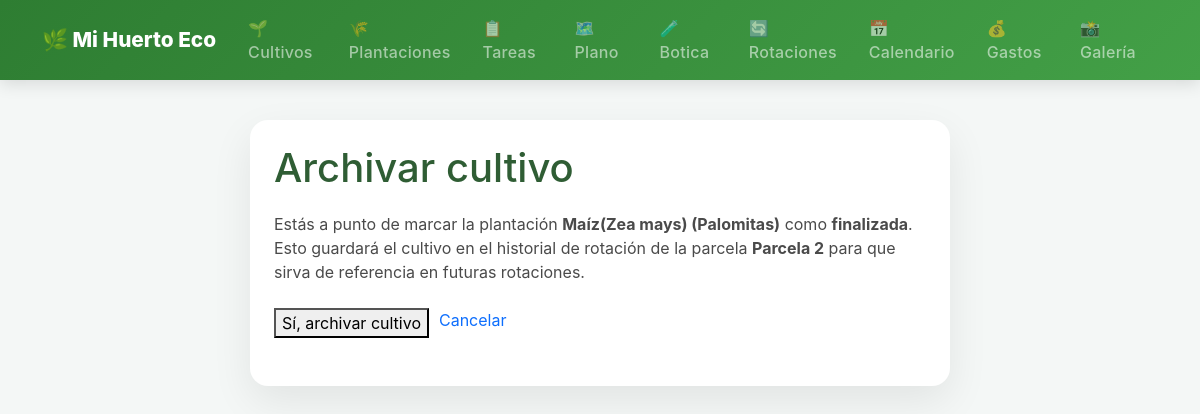
/plantaciones/16/archivar/, run on the app's committed database.
### gestion_huerto/models.py (models this page shows, shortened)
class Plantacion(models.Model):
    PROCEDENCIA_CHOICES = [
        ('semilla_propia', 'Semilla Propia'),
        ('compra_local', 'Compra Local'),
        ('ajero corella', 'Ajero Corella'),
        ('piensos muga', 'Piensos Muga'),
        ('cintruenigo', 'Cintruenigo'),
        ('otro', 'Otro'),
    ]
    parcela = models.ForeignKey(Parcela, on_delete=models.CASCADE, related_name='plantaciones')
    cultivo = models.ForeignKey(Cultivo, on_delete=models.CASCADE, related_name='plantaciones')
    variedad = models.ForeignKey(Variedad, on_delete=models.SET_NULL, null=True, blank=True, related_name='plantaciones')
    columna_inicio = models.PositiveIntegerField()
    fila_inicio = models.PositiveIntegerField()
    columna_fin = models.PositiveIntegerField()
    fila_fin = models.PositiveIntegerField()
    distancia_personalizada = models.DecimalField(max_digits=5, decimal_places=2, null=True, blank=True, help_text="Distancia en cm entre plantas")
    precio_unitario_cosecha = models.DecimalField(max_digits=8, decimal_places=2, null=True, blank=True)
    origen_plantel = models.CharField(
        max_length=100,
        blank=True,
        help_text="Ej: semillero propio, vivero local, intercambio, etc."
    )
    observaciones_seguimiento = models.TextField(
        blank=True,
        help_text="Resumen general del seguimiento del cultivo"
    )
    TIPO_SIEMBRA_CHOICES = [
        ('terreno', 'Siembra en terreno'),
        ('semillero', 'Siembra en semillero'),
    ]
    tipo_siembra = models.CharField(
        max_length=20,
        choices=TIPO_SIEMBRA_CHOICES,
        default='terreno',
        help_text="¿Dónde se siembra? (terreno directamente o semillero para trasplantar)"
    )
    ESTADO_CHOICES = [
        ('planificada', 'Planificada'),
        ('sembrada', 'Sembrada'),
        ('germinada', 'Germinada'),
        ('trasplantada', 'Trasplantada'),
        ('en_cultivo', 'En cultivo'),
        ('en_cosecha', 'En cosecha'),
        ('finalizada', 'Finalizada'),
        ('perdida', 'Perdida'),
    ]
    estado = models.CharField(
        max_length=20,
        choices=ESTADO_CHOICES,
        default='sembrada',
        help_text="Estado actual de la plantación"
    )
    fecha_germinado_estimado = models.DateField(null=True, blank=True, help_text="Fecha prevista para la germinación")
    fecha_germinado_real = models.DateField(null=True, blank=True, help_text="Fecha en que germinó")
    fecha_siembra = models.DateField(null=True, blank=True, help_text="Deprecated: usar fecha_siembra_real")
    fecha_trasplante = models.DateField(null=True, blank=True, help_text="Fecha de trasplante (si aplica)")
    MODO_IMPLANTACION_CHOICES = [
        ('directa', 'Siembra directa'),
        ('semillero', 'Desde semillero'),
        ('plantel', 'Plantel comprado'),
    ]
    modo_implantacion = models.CharField(
        max_length=20,
        choices=MODO_IMPLANTACION_CHOICES,
        default='directa',
        blank=False,
        verbose_name='Modo de implantación',
        help_text='Cómo entra el cultivo al terreno definitivo.'
    )
    fecha_recoleccion_inicio = models.DateField(null=True, blank=True, help_text="Fecha prevista para inicio de cosecha")
    fecha_recoleccion_esperada = models.DateField(null=True, blank=True, help_text="Deprecated: usar fecha_recoleccion_inicio")
    procedencia = models.CharField(
        max_length=20,
        choices=PROCEDENCIA_CHOICES,
        default='otro',
        help_text="Origen de la planta o semilla"
    )
    notas = models.TextField(blank=True)
    objects = PlantacionQuerySet.as_manager()
    @property
    def nombre_completo(self):
        if self.variedad:
            return f"{self.cultivo.nombre} ({self.variedad.nombre})"
        return self.cultivo.nombre
    cantidad = models.PositiveIntegerField(
    null=True, blank=True,
    help_text="Número de plantas plantadas"
    )
    class Meta:
        verbose_name = "Plantación"
        verbose_name_plural = "Plantaciones"
        ordering = ['-fecha_siembra']

class Cultivo(models.Model):
    FAMILIA_CHOICES = [
        ('solanaceas',    'Solanáceas (Tomate, Pimiento, Berenjena, Patata)'),
        ('cucurbitaceas', 'Cucurbitáceas (Calabaza, Calabacín, Pepino, Melón)'),
        ('cruciferas',    'Crucíferas (Brócoli, Repollo, Coliflor, Rábano)'),
        ('hoja',          'Hoja (Lechuga, Espinaca, Acelga)'),
        ('umbeliferas',   'Umbelíferas (Zanahoria, Apio, Perejil, Hinojo)'),
        ('leguminosas',   'Leguminosas (Haba, Guisante, Judía, Alubia)'),
        ('aliaceas',      'Alíaceas (Ajo, Cebolla, Puerro, Cebolleta)'),
        ('gramineas',     'Gramíneas (Maíz, Trigo)'),
        ('compuestas',    'Compuestas (Alcachofa, Girasol)'),
        ('otros',         'Otros'),
    ]
    TIPO_CULTIVO_CHOICES = [
        ('hortaliza', 'Hortaliza'),
        ('frutal', 'Frutal'),
        ('flor', 'Flor'),
    ]
    GRUPO_ROTACION_CHOICES = [
        ('fruto', 'Grupo A — Fruto (Solanáceas, Cucurbitáceas)'),
        ('hoja_raiz', 'Grupo B — Hoja/Raíz (Crucíferas, Lechugas, Zanahorias)'),
        ('leguminosa', 'Grupo C — Leguminosa (Fija nitrógeno)'),
        ('bulbo', 'Grupo D — Bulbo/Limpieza (Aliáceas)'),
    ]
    grupo_rotacion = models.CharField(
        max_length=20,
        choices=GRUPO_ROTACION_CHOICES,
        blank=True,
        help_text="Grupo de rotación al que pertenece el cultivo"
    )
    tipo_cultivo = models.CharField(
        max_length=20,
        choices=TIPO_CULTIVO_CHOICES,
        default='hortaliza',
        help_text="Hortaliza, frutal o flor"
    )
    es_perenne = models.BooleanField(
        default=False,
        help_text="Marca si la planta permanece varios años (ej. frutales, aromáticas perennes)"
    )
    nombre = models.CharField(max_length=100, unique=True)
    familia = models.CharField(max_length=20, choices=FAMILIA_CHOICES, default='otros')
    emoji = models.CharField(max_length=10, blank=True, default='🌱')
    requiere_trasplante = models.BooleanField(default=False)
    clasificacion_rotacion = models.CharField(max_length=100, blank=True)
    epoca_siembra = models.CharField(max_length=50, blank=True)
    epoca_trasplante = models.CharField(max_length=50, blank=True)
    epoca_recoleccion = models.CharField(max_length=50, blank=True)
    dias_ciclo = models.PositiveIntegerField(null=True, blank=True)
    marco_plantacion = models.CharField(max_length=100, blank=True)
    distancia_plantas = models.PositiveIntegerField(null=True, blank=True)
    distancia_lineas = models.PositiveIntegerField(null=True, blank=True)
    profundidad_siembra = models.CharField(max_length=50, blank=True)
    meses_siembra = models.CharField(max_length=50, blank=True)
    meses_trasplante = models.CharField(max_length=50, blank=True)
    meses_recoleccion = models.CharField(max_length=50, blank=True)
    temp_min_germinacion = models.PositiveIntegerField(null=True, blank=True)
    temp_optima_germinacion = models.PositiveIntegerField(null=True, blank=True)
    temp_max_germinacion = models.PositiveIntegerField(null=True, blank=True)
    tiempo_germinacion = models.PositiveIntegerField(null=True, blank=True)
    riego = models.TextField(blank=True)
    abono = models.TextField(blank=True)
    mantenimiento = models.TextField(blank=True)
    plagas_comunes = models.TextField(blank=True)
    enfermedades_comunes = models.TextField(blank=True)
    observaciones = models.TextField(blank=True)
    notas_locales = models.TextField(blank=True)
    NO_RIEGO_INICIAL = {
        'patata', 'patatas',
        'judia', 'judias', 'judía', 'judías',
        'maiz', 'maíz',
    }
    class Meta:
        verbose_name = "Cultivo"
        verbose_name_plural = "Cultivos"
        ordering = ['nombre']

class Variedad(models.Model):
    nombre = models.CharField(max_length=100)
    cultivo = models.ForeignKey(Cultivo, on_delete=models.CASCADE, related_name='variedades')
    notas_locales = models.TextField(blank=True)
    class Meta:
        verbose_name = "Variedad"
        verbose_name_plural = "Variedades"
        unique_together = ['nombre', 'cultivo']

class Parcela(models.Model):
    TIPO_TABLA_CHOICES = [
        (1, 'Tabla 1 (17x12 Rectangular)'),
        (2, 'Tabla 2 (Trapezoidal 6-12m)'),
        (3, 'Tabla 3 (Irregular 12-6m)'),
    ]
    nombre = models.CharField(max_length=100, unique=True)
    columnas = models.PositiveIntegerField(default=12)
    filas = models.PositiveIntegerField(default=12)
    tipo_tabla = models.PositiveIntegerField(
        choices=TIPO_TABLA_CHOICES,
        default=1,
        help_text="Tipo de tabla para validación geométrica (1=rectangular, 2=triangular, 3=diagonal)",
    )
    foto_general = models.ImageField(upload_to='parcelas/', blank=True, null=True)
    class Meta:
        verbose_name = "Parcela"
        verbose_name_plural = "Parcelas"

### gestion_huerto/views.py (the view)
# urls.py: path('plantaciones/<int:plantacion_id>/archivar/', views.archivar_plantacion, name='archivar_plantacion'),
def archivar_plantacion(request, plantacion_id):
    plantacion = get_object_or_404(Plantacion, pk=plantacion_id)
    if request.method == 'POST':
        plantacion.archivar()
        messages.success(request, 'Plantación archivada y registrada en el historial de rotación.')
        return redirect('detalle_plantacion', plantacion_id=plantacion.id)
    return render(request, 'plantaciones/archivar_confirmar.html', {
        'plantacion': plantacion,
    })

### gestion_huerto/templates/plantaciones/archivar_confirmar.html (shortened to what this page needs)
{% extends 'base.html' %}
{% block content %}
<div style="max-width: 700px; margin: 40px auto; padding: 24px; background: #fff; border-radius: 18px; box-shadow: 0 15px 40px rgba(0,0,0,.08);">
    <h1 style="margin-bottom: 20px; color: #2f5d34;">Archivar cultivo</h1>
    <p style="font-size: 1rem; color: #4a4a4a; margin-bottom: 24px;">
        Estás a punto de marcar la plantación <strong>{{ plantacion.nombre_completo }}</strong> como <strong>finalizada</strong>.
        Esto guardará el cultivo en el historial de rotación de la parcela <strong>{{ plantacion.parcela.nombre }}</strong> para que sirva de referencia en futuras rotaciones.
    </p>
    <form method="post">
        <div style="display: flex; gap: 10px; flex-wrap: wrap; margin-bottom: 24px;">
            <button type="submit" class="btn-soft btn-soft-primary">Sí, archivar cultivo</button>
            <a href="{% url 'detalle_plantacion' plantacion.id %}" class="btn-soft btn-soft-dark">Cancelar</a>
        </div>
    </form>
</div>
{% endblock %}

### gestion_huerto/templates/base.html (style rules this page uses)
:root { --primary-green: #2e7d32; --secondary-green: #43a047; --light-green: #e8f5e9; --earth-brown: #8d6e63; --light-brown: #d7ccc8; --sun-yellow: #fbc02d; --water-blue: #1976d2; --light-blue: #e3f2fd; --alert-orange: #ff9800; --danger-red: #f44336; --success-color: #4caf50; --warning-color: #ffc107; --info-color: #17a2b8; --text-muted: #999; --text-dark: #333; --bg-light: #f4f7f6; --border-light: #e0e0e0; --shadow-sm: 0 2px 8px rgba(0,0,0,0.08); --shadow-md: 0 4px 16px rgba(0,0,0,0.12); --shadow-lg: 0 8px 24px rgba(0,0,0,0.15); --transition-smooth: all 0.3s cubic-bezier(0.4, 0, 0.2, 1); }
* { box-sizing: border-box; }
body { background-color: var(--bg-light); font-family: -apple-system, BlinkMacSystemFont, 'Segoe UI', Roboto, 'Helvetica Neue', Arial, sans-serif; color: var(--text-dark); }
a { text-decoration: none; transition: var(--transition-smooth); }

### data on the page
Plantacion: nombre_completo "Maíz(Zea mays) (Palomitas)", parcela.nombre "Parcela 2"
